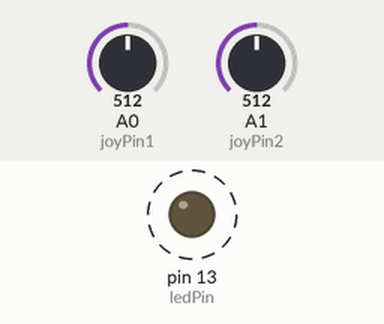
Recording of a sketch running on a simulated Arduino Uno, built with avr-gcc and run on an emulated ATmega328P. On the bench: output pins drawn as LEDs (lit = HIGH). Dashed ring = blinking. The inputs (shaded band) are chosen by the test bench; at power-on: A0 (joyPin1) = 512, A1 (joyPin2) = 512.

Above: at 1.9 s.
2.0 s: A0 (joyPin1) set to 0
At 2.8 s:
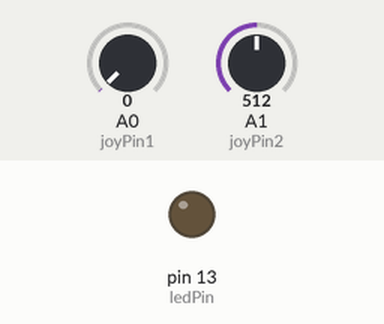
3.6 s: A0 (joyPin1) set to 122
At 4.6 s:
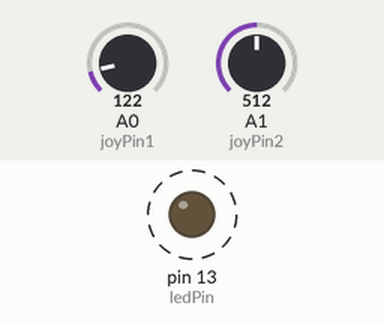
7.2 s: A1 (joyPin2) set to 122
At 7.92 s:
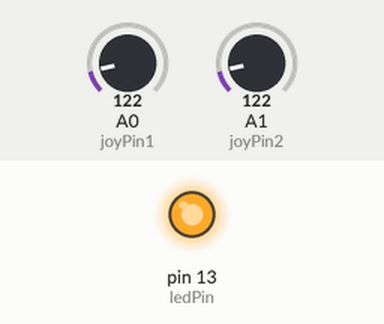
10.7 s: A1 (joyPin2) set to 511
Timing chart, 0 to 15.2 s (numbered marks = the images above; inputs shaded):
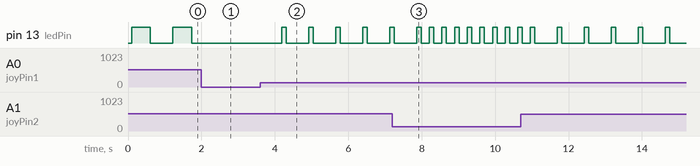

The sketch:

SKetch.ino
```cpp
/* Read Jostick
  * ------------
  *
  * Reads two analog pins that are supposed to be
  * connected to a jostick made of two potentiometers
  *
  * We send three bytes back to the comp: one header and two
  * with data as signed bytes, this will take the form:
  *     Jxy\r\n
  *
  * x and y are integers and sent in ASCII
  *
  * http://www.0j0.org | http://arduino.berlios.de
  * copyleft 2005 DojoDave for DojoCorp
  */

 int ledPin = 13;
 int joyPin1 = 0;                 // slider variable connecetd to analog pin 0
 int joyPin2 = 1;                 // slider variable connecetd to analog pin 1
 int value1 = 0;                  // variable to read the value from the analog pin 0
 int value2 = 0;                  // variable to read the value from the analog pin 1

void setup() {
  pinMode(ledPin, OUTPUT);              // initializes digital pins 0 to 7 as outputs
  Serial.begin(115200);
}

int treatValue(int data) {
  return (data * 9 / 1024) + 48;
 }

void loop() {
 // reads the value of the variable resistor
  value1 = analogRead(joyPin1);
  // this small pause is needed between reading
  // analog pins, otherwise we get the same value twice
  delay(100);
  // reads the value of the variable resistor
  value2 = analogRead(joyPin2);

  digitalWrite(ledPin, HIGH);
  delay(value1);
  digitalWrite(ledPin, LOW);
  delay(value2);
  //sending data to freebase
  String command = "python /home/root/test.py V";
  command.replace("V","J,"+String(treatValue(value1))+","+String(treatValue(value2)));
  char charBuf[50];
  command.toCharArray(charBuf, 50) ;
  system(charBuf);


}
```

Measured:
- after the input at 2.0 s, pin 13 (ledPin): stays LOW (without the input it goes to HIGH after 0.35 s)
- after the input at 3.6 s, pin 13 (ledPin): alternates HIGH for 0.12 s and LOW for 0.61 s, starting after 0.59 s
- by itself, pin 13 (ledPin): alternates HIGH for 0.51 s and LOW for 0.61 s
